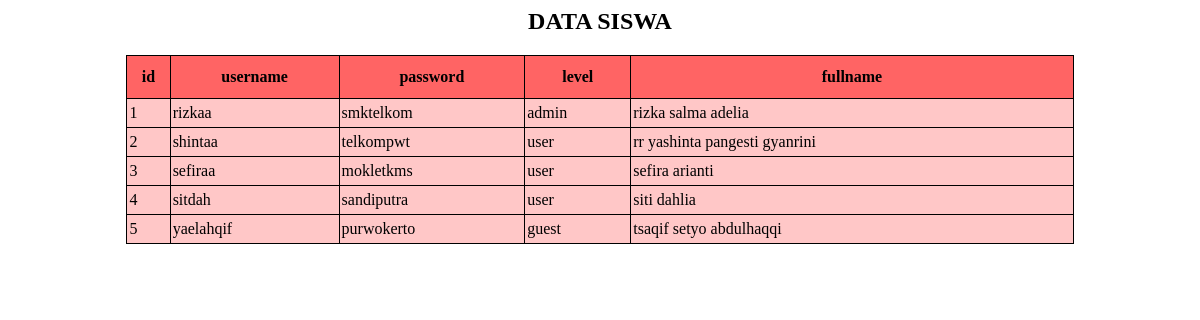
The page / on the database its author committed.
### tables this page shows
CREATE TABLE `kk4` (
  `id` int(10) NOT NULL,
  `username` varchar(255) NOT NULL,
  `password` varchar(255) NOT NULL,
  `level` varchar(10) NOT NULL,
  `fullname` varchar(255) NOT NULL
);

### index.php (the view, shortened to what this page needs)
<html>
<head>
  <link rel="stylesheet" type="text/css" href="edit.css">
</head>
<body>
  <div class="container">
    <h2><center>DATA SISWA</center></h2>
    <table class=" table table-bordered table-hovered" align="center">
  <tr>
    <th>id</th>
    <th>username</th>
    <th>password</th>
    <th>level</th>
    <th>fullname</th>
  </tr></div>
  <?php
  include('koneksi.php');
  $sql_tampil ="SELECT * FROM kk4";
  $peserta=mysqli_query($conn,$sql_tampil);
  while($baris_data=mysqli_fetch_array($peserta,MYSQLI_ASSOC)){
    echo'
    </tr>
      <td>'.$baris_data['id'].'</td>
      <td>'.$baris_data['username'].'</td>
      <td>'.$baris_data['password'].'</td>
      <td>'.$baris_data['level'].'</td>
      <td>'.$baris_data['fullname'].'</td>
    </tr>';
  }
  ?>
</body>
</html>

### edit.css (style rules this page uses)
table { border-collapse: collapse; width: 80%; }
table th { border: 1px solid #000; padding: 2px; padding-top: 12px; padding-bottom: 12px; text-align: left; background-color: #FF6464; color: black; text-align: center; }
table td { border: 1px solid #000; padding: 2px; padding-top: 5px; padding-bottom: 5px; background-color: #FFC7C7; text-align: left; color: black; }

### rows shown on the page
kk4: id "1", username "rizkaa", password "smktelkom", level "admin", fullname "rizka salma adelia"
kk4: id "2", username "shintaa", password "telkompwt", level "user", fullname "rr yashinta pangesti gyanrini"
kk4: id "3", username "sefiraa", password "mokletkms", level "user", fullname "sefira arianti"
kk4: id "4", username "sitdah", password "sandiputra", level "user", fullname "siti dahlia"
kk4: id "5", username "yaelahqif", password "purwokerto", level "guest", fullname "tsaqif setyo abdulhaqqi"
